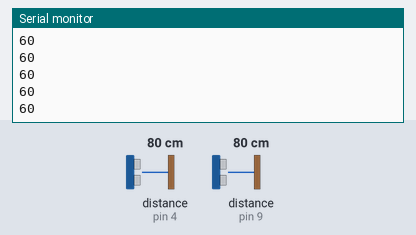
A sketch run on a simulated Arduino Uno, built with avr-gcc and run on an emulated ATmega328P. Shown: the last lines printed to the serial monitor. Wiring (inferred from the names in the program): 2 × ultrasonic range finder: trigger pin 2, echo pin 4 / trigger pin 10, echo pin 9. The inputs (shaded band) are chosen by the test bench; at power-on: distance to the obstacle (sensors on pin 4, pin 9) 80 cm. The echo pulse lasts 58.3 µs per cm.

Above: at 1.2 s.
1.3 s: distance to the obstacle (sensor on pin 4) set to 2 cm
At 2.24 s:
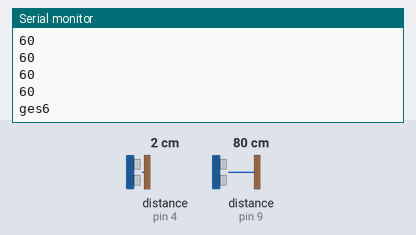
4.3 s: distance to the obstacle (sensor on pin 9) set to 2 cm
At 5.7 s:
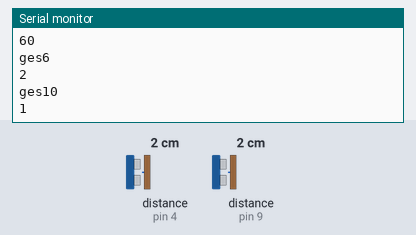
5.8 s: distance to the obstacle (sensor on pin 4) set to 120 cm
At 6.8 s:
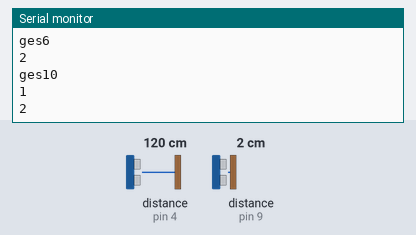
7.3 s: distance to the obstacle (sensor on pin 9) set to 4 cm
At 8.4 s:
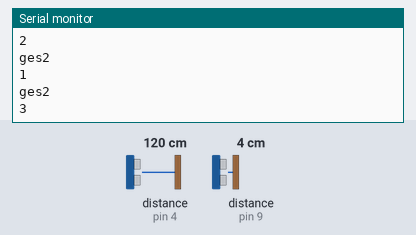
Timing chart, 0 to 9.8 s (numbered marks = the images above; inputs shaded):
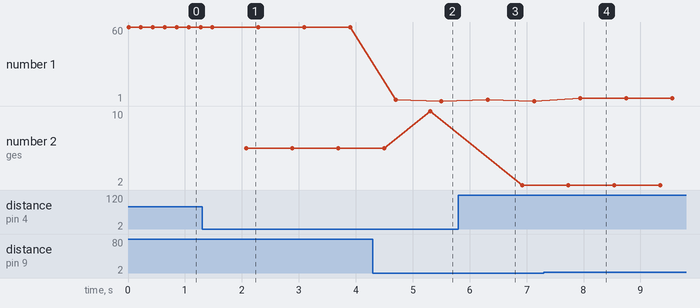

Measured:
- after the input at 1.3 s, the serial monitor: prints a new line after 0.78 s (image 1)
- after the input at 4.3 s, the serial monitor: prints a new line after 0.40 s (image 2)
- after the input at 7.3 s, the serial monitor: prints a new line after 0.64 s (image 4)
- plotted number 1: 60 → 1 after the input at 4.3 s, 1 → 3 after the input at 7.3 s
- plotted number 2: 6 → 10 after the input at 4.3 s

The sketch:

handgesfin.ino
```cpp
const int TrigPinR = 10;
const int echoPinR = 9;
const int TrigPinL = 2;
const int echoPinL = 4;
unsigned long temp = 0;
unsigned long templ = 0;
unsigned long tempr = 0;
unsigned long temp2,temp4 = 0;
int l = 0;
long distl, distr;
void setup()
{
  Serial.begin(9600);
  pinMode(TrigPinR, OUTPUT);
  pinMode(echoPinR, INPUT);
  pinMode(TrigPinL, OUTPUT);
  pinMode(echoPinL, INPUT);

}
long find_dist(int Tp, int Ep)
{
  long distance,duration;
  digitalWrite(Tp, LOW);
  delayMicroseconds(2);
  digitalWrite(Tp, HIGH);
  delayMicroseconds(10);
  digitalWrite(Tp, LOW);
  duration = pulseIn(Ep, HIGH);
  distance = (duration / 2) / 29.1;
  if (distance >= 60)
  {
    distance = 60;
  }
  return distance;
}
void loop()
{
  distr = find_dist(TrigPinR, echoPinR);
  distl = find_dist(TrigPinL, echoPinL);
  Serial.println(distr);
  //Right Hand Stable
  if ((distr <= 35 && distr >= 15) and (distl==60))
  {
    delay(600);
    temp = find_dist(TrigPinR, echoPinR);
    if (temp <= 35 && temp >= 15)
    {
      Serial.println("ges1");
    }
    else
    {
      Serial.println("ges4");
    }
  }
 else if ((distr <= 15 && distr >= 0) and (distl==60))
  {
    delay(600);
    temp = find_dist(TrigPinR, echoPinR);
    if (distr <= 15 && distr >= 0)
    {
      Serial.println("ges2");
    }
  }
  else if ((distr < 50 && distr >= 35) and (distl==60))
  {
    delay(600);
    temp = find_dist(TrigPinR, echoPinR);
    if (distr < 50 && distr >= 35)
    {
      Serial.println("ges3");
    }
  }
  //Left Hand Stable
  else if((distl <= 35 && distl >= 15) and (distr==60))
  {
    delay(600);
    temp = find_dist(TrigPinL, echoPinL);
    if (temp <= 35 && temp >= 15)
    {
      Serial.println("ges5");
    }
    else
    {
      Serial.println("ges8");
    }
  }
 else if ((distl <= 15 && distl >= 0) and (distr==60))
  {
    delay(600);
    temp = find_dist(TrigPinL, echoPinL);
    if (distl <= 15 && distl >= 0)
    {
      Serial.println("ges6");
    }
  }
 else if ((distl < 50 && distl >= 35) and (distr==60))
  {
    delay(600);
    temp = find_dist(TrigPinL, echoPinL);
    if (distl < 50 && distl >= 35)
    {
      Serial.println("ges7");
    }
  }
  else if ((distr <= 35 && distr >= 15) and (distl<=35 && distr>=15))
  {
    delay(600);
    templ = find_dist(TrigPinL,echoPinL);
    tempr = find_dist(TrigPinR,echoPinR);
    if ((templ <= 35 && templ >= 15) and (tempr<=35 && tempr>=15))
    {
      Serial.println("ges9");
    }
  }
  else if ((distr <= 15 && distr >= 0) and (distl<=15 && distr>=0))
  {
    delay(600);
    templ = find_dist(TrigPinL,echoPinL);
    tempr = find_dist(TrigPinR,echoPinR);
    if ((templ <= 15 && templ >= 0) and (tempr<=15 && tempr>=0))
    {
      Serial.println("ges10");
    }
  }
  else if ((distr <= 50 && distr >= 35) and (distl<=50 && distr>=35))
  {
    delay(600);
    templ = find_dist(TrigPinL,echoPinL);
    tempr = find_dist(TrigPinR,echoPinR);
    if ((templ <= 50 && templ >= 35) and (tempr<=50 && tempr>=35))
    {
      Serial.println("ges11");
    }
  }
  delay(200);
}
```
